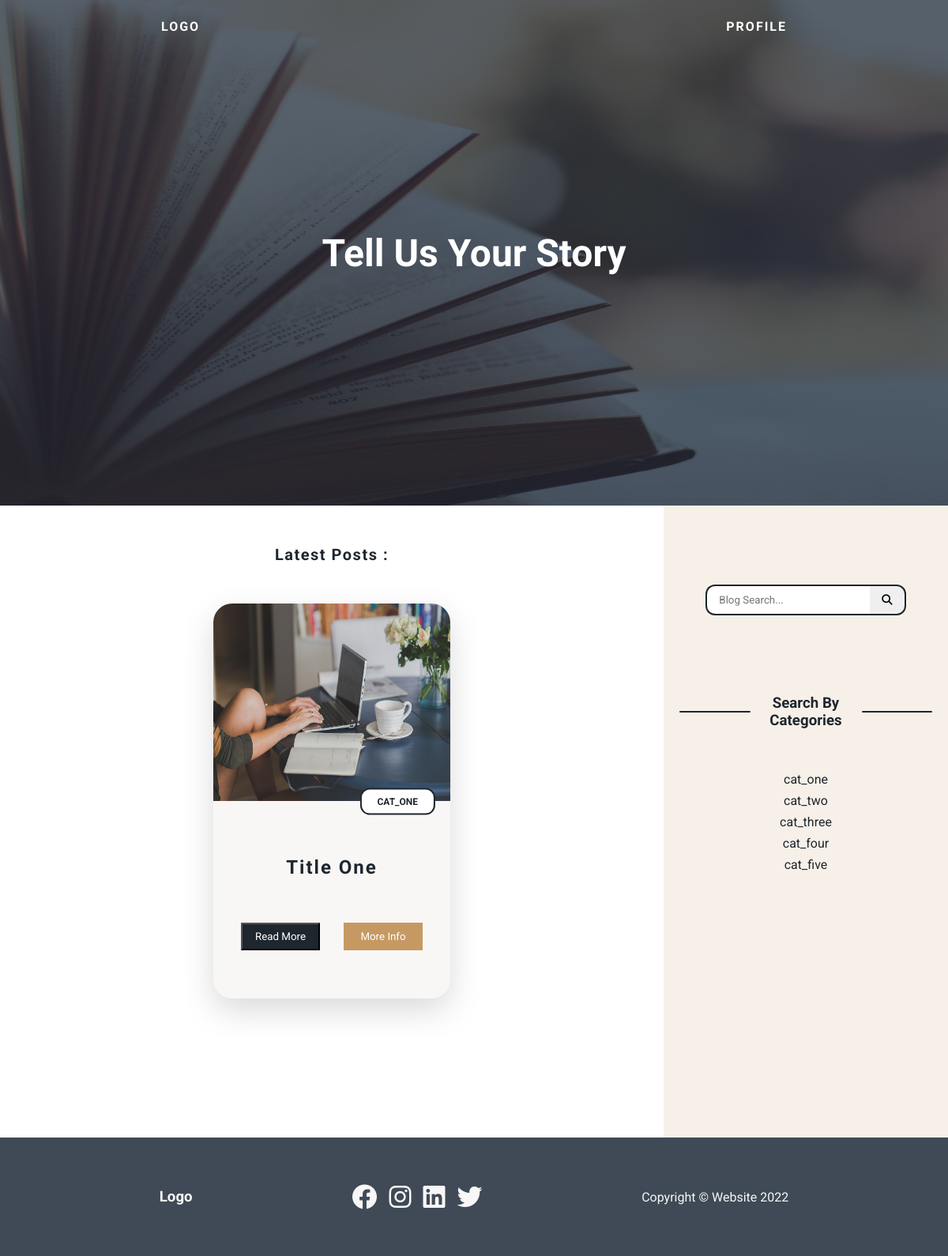
The app's page /category.php?category_id=19 with its own data.
### tables this page shows
CREATE TABLE `posts` (
  `post_id` int(3) NOT NULL,
  `post_category_id` int(3) NOT NULL,
  `post_title` varchar(255) NOT NULL,
  `post_author` varchar(255) NOT NULL,
  `post_author_id` int(3) NOT NULL,
  `post_date` date NOT NULL,
  `post_image` text NOT NULL,
  `post_content` text NOT NULL,
  `post_tags` varchar(255) NOT NULL,
  `post_comment_count` int(11) NOT NULL,
  `post_status` varchar(255) NOT NULL
);

CREATE TABLE `categories` (
  `cat_id` int(3) NOT NULL,
  `cat_title` varchar(255) NOT NULL
);

### category.php (the view, shortened to what this page needs)
<!DOCTYPE html>
<html lang="en">
   <?php include "includes/header.php" ?>
   <body>
      <div class="container">
         <?php include "includes/heading-section.php" ?>
         <section class="content">
               <?php
                if(isset($_GET['category_id'])){
                  $category_id = $_GET['category_id'];
                  $query = "SELECT * FROM posts WHERE post_category_id = $category_id AND post_status = 'published' ORDER BY post_id DESC";
                  $posts_data = mysqli_query($connection,$query);
                  $num_rows = mysqli_num_rows($posts_data);
                }
               ?>
               <div class="posts">
                  <h3>Latest Posts :</h3>
                  <div class="posts-container">
                  <?php
                  if($num_rows != 0){
                     while($row = mysqli_fetch_assoc($posts_data)){
                        $post_id = $row['post_id'];
                        $post_title = $row["post_title"];
                        $post_image = $row["post_image"];
                        $post_author = $row["post_author"];
                        $post_cat_id = $row["post_category_id"];
                        $date = $row["post_date"];
                        $post_date = date('d-M-Y', strtotime($date));
                        $post_content = $row["post_content"];
                        $post_content_preview =  substr($post_content,0,300);
                        $query = "SELECT * FROM categories WHERE cat_id = $post_cat_id";
                        $cat_title_query = mysqli_query($connection,$query);
                        $row = mysqli_fetch_assoc($cat_title_query);
                        $cat_title = $row['cat_title'];
                  ?>
                        <div class="card">
                           <div class="post-card">
                              <img src="media/<?= $post_image?>" alt="" />
                              <div class="post-card__cat">
                                 <p class="post-card__cat-info"><?=$cat_title?></p>
                              </div>
                              <div class="post-card__content">
                                 <h4><?= $post_title?></h4>
                                 <div class="post-card__button">
                                    <button class="btn-type type__one">
                                       <a href="post.php?post_id=<?=$post_id?>">Read More</a>
                                    </button>
                                    <button class="btn-type type__two">
                                       More Info
                                    </button>
                                 </div>
                              </div>
                           </div>
                           <div class="post-card back">
                              <div class="additional-info">
                                 <div class="post-info">
                                    <p>Author : <span><?= $post_author?></span></p>
                                    <p>Published : <?= $post_date?></p>
                                 </div>
                                 <div class="post-preview">
                                    <p>Content Preview :</p>
                                    <p>
                                    <?= $post_content_preview?>...
                                    </p>
                                 </div>
                                 <div class="post-card__button">
                                    <button class="btn-type type__one">
                                       <a href="post.php?post_id=<?=$post_id?>">Read More</a>
                                    </button>
                                    <button class="btn-type type__two">Return</button>
                                 </div>
                              </div>
                           </div>
                        </div>
                  <?php
                     }}else {
                        echo "<img width='100%' height='100%' src='media/no_results.jpg' />";
                     }
                  ?>
                  </div>
               </div>
            <?php include "includes/sidebar.php" ?>
         </section>
         <?php include "includes/footer.php" ?>
      </div>
   </body>
</html>

### includes/sidebar.php
<div class="sidebar">
  <div class="search">
    <form class="search-form" action="search.php" method="POST">
        <input
          type="text"
          placeholder="Blog Search..."
          name="search_input"
          class="search-btn"
        />
        <button type="submit" name="search_submit"><i class="fa fa-search"></i></button>
    </form>
  </div>
  <div class="categories">
    <div class="categories-info">
        <div class="categories-info__line"></div>
        <div><h3>Search By Categories</h3></div>
        <div class="categories-info__line"></div>
    </div>
    <div class="categories-list">
        <ul>
          <?php
            $query = "SELECT * FROM categories";
            $display_cat_list = mysqli_query($connection,$query);
            while($row = mysqli_fetch_assoc($display_cat_list)){
              $category_id = $row['cat_id'];
              $category_name = $row['cat_title'];
              echo "<li><a href='category.php?category_id=$category_id'>$category_name </a></li>";
            }
          ?>
        </ul>
    </div>
  </div>
</div>

### style.css (style rules this page uses)
* { padding: 0; margin: 0; box-sizing: border-box; font-family: "Roboto", sans-serif; }
html { scroll-behavior: smooth; overflow-x: hidden; }
.content { display: flex; position: relative; }
.posts { padding: 50px 0; width: max-content; width: 70%; }
.posts h3 { text-align: center; text-transform: capitalize; font-size: 20px; letter-spacing: 1.5px; padding-bottom: 50px; color: #1e262e; }
.posts-container { padding: 0 50px; display: flex; flex-wrap: wrap; column-gap: 4%; row-gap: 50px; }
.card { position: relative; height: 500px; flex: 0 0 30.66%; }
.post-card { height: 500px; width: 100%; transition: all 0.8s ease; position: absolute; top: 0; left: 0; backface-visibility: hidden; border-radius: 3px; overflow: hidden; box-shadow: 0 15px 40px rgba(0, 0, 0, 0.15); border-radius: 24px; background-color: #f9f7f6; }
.back { transform: rotateY(180deg); }
.post-card img { width: 100%; height: 50%; }
.post-card__cat { position: relative; }
.post-card__cat-info { font-size: 12px; font-weight: 700; color: #1e262e; border: 2px solid #1e262e; background-color: white; text-transform: uppercase; padding: 8px 20px; border-radius: 12px; position: absolute; right: 0; transform: translate(-20%, -60%); }
.post-card__content { padding: 10px 20px; height: 50%; display: flex; flex-direction: column; justify-content: space-evenly; }
.post-card__content h4 { color: #1e262e; font-size: 24px; letter-spacing: 2px; line-height: 1.3; text-align: center; }
.post-card__button { display: flex; justify-content: space-around; }
.btn-type { cursor: pointer; transition: all 0.5s; width: fit-content; color: white; width: 100px; height: 35px; }
.btn-type > a { color: white; text-decoration: none; height: 100%; width: 100%; display: block; padding-top: 8%; }
.type__one { background-color: #1e262e; }
.type__two { background-color: #c69963; border: none; }
.additional-info { height: 100%; padding: 10px 20px; display: flex; flex-direction: column; justify-content: space-evenly; color: #1e262e; }
.post-info p:first-child { padding-bottom: 10px; }
.post-preview { height: 40%; }
.post-preview > p:first-child { text-align: center; padding-bottom: 10px; }
.post-preview > p:last-child { text-align: justify; }
.sidebar { background-color: rgba(198, 153, 99, 0.15); padding: 50px 20px; color: #1e262e; width: 30%; height: 100vh; position: sticky; top: 0; right: 0; }
.search-form { display: flex; justify-content: center; padding: 50px 0 100px 0; }
.search-btn { border: 2px solid #1e262e; border-right: none; padding: 10px 15px; border-radius: 12px 0 0 12px; outline: none; width: 65%; }
.search button { border: 2px solid #1e262e; border-radius: 0 12px 12px 0; padding: 10px 15px; border-left: none; cursor: pointer; }
.categories-info { display: flex; align-items: center; gap: 0 20px; }
.categories-info h3 { text-align: center; flex-grow: 5; }
.categories-info__line { background-color: #1e262e; width: 50%; height: 2.5px; border-radius: 24px; flex-grow: 1; }
.categories-list { padding: 50px 0; text-align: center; }
.categories-list ul { list-style-type: none; }
.categories-list a { text-decoration: none; color: #1e262e; display: block; padding: 4px 8px; transition: all 0.2s; }
@media only screen and (max-width: 1450px) { .card { flex: 0 0 300px; } }
@media only screen and (max-width: 1450px) { .posts-container { justify-content: space-evenly; } }

### records on screen
posts: post_image (picture), categories.cat_title "CAT_ONE", post_title "Title One"
categories: cat_title "cat_one"
categories: cat_title "cat_two"
categories: cat_title "cat_three"
categories: cat_title "cat_four"
categories: cat_title "cat_five"
